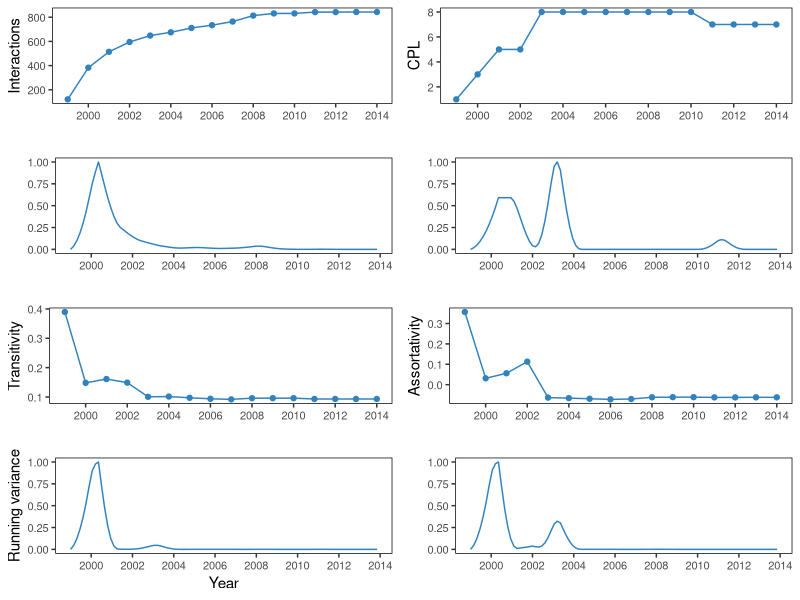

This figure's R source:
require(ggplot2)
require(reshape)
require(scales)

# setwd('../output')

multiplot <- function(..., plotlist=NULL, file, cols=1, layout=NULL) {
  require(grid)

  # Make a list from the ... arguments and plotlist
  plots <- c(list(...), plotlist)

  numPlots = length(plots)

  # If layout is NULL, then use 'cols' to determine layout
  if (is.null(layout)) {
    # Make the panel
    # ncol: Number of columns of plots
    # nrow: Number of rows needed, calculated from # of cols
    layout <- matrix(seq(1, cols * ceiling(numPlots/cols)),
                    ncol = cols, nrow = ceiling(numPlots/cols))
  }

 if (numPlots==1) {
    print(plots[[1]])

  } else {
    # Set up the page
    grid.newpage()
    pushViewport(viewport(layout = grid.layout(nrow(layout), ncol(layout))))

    # Make each plot, in the correct location
    for (i in 1:numPlots) {
      # Get the i,j matrix positions of the regions that contain this subplot
      matchidx <- as.data.frame(which(layout == i, arr.ind = TRUE))

      print(plots[[i]], vp = viewport(layout.pos.row = matchidx$row,
                                      layout.pos.col = matchidx$col))
    }
  }
}

network_stats_single_plot <- function (stats) {
	
	measure=names(stats)[2]
	stat_plot = ggplot(data=stats,aes_string(x="Year",y=measure)) + geom_line(aes(),colour="#3182BD") + 
	geom_point(aes(),colour="#3182BD")+theme(panel.border=element_rect(colour="black",fill=NA),panel.grid.minor=element_blank(),
	panel.grid.major=element_blank(),panel.background=element_blank(),legend.position="none",
	axis.text=element_text(size=8)) + xlab("")+ scale_x_continuous(breaks=seq(2000,2014,2))

	return(stat_plot)

	}


running_variance_plot <- function (stats) {
	
	measure=names(stats)[2]
	stat_plot = ggplot(data=stats,aes_string(x="Year",y=measure)) + geom_line(aes(),colour="#3182BD")+theme(panel.border=element_rect(colour="black",fill=NA),panel.grid.minor=element_blank(),
	panel.grid.major=element_blank(),panel.background=element_blank(),legend.position="none",
	axis.text=element_text(size=8)) + xlab("") + ylab("") + scale_x_continuous(breaks=seq(2000,2014,2))

	return(stat_plot)

	}


normalize_column <- function (x) {
	(x - min(x, na.rm=TRUE))/(max(x,na.rm=TRUE) - min(x, na.rm=TRUE))
	}



normalize_df <- function (data_file,cols=c(1,len(data_file))) {
	
	 for (i in cols[1]:cols[2]) {
	 	data_file[,i]=normalize_column(data_file[,i])
	 	}
	 
	 return (data_file)
	 }
	


topology_measures=read.table("summary_cocomplex_largest_component.txt",header=T)
running_variances=read.table("running_variance_binary_largest_component.txt",header=T)
norm_rv=normalize_df(running_variances,c(2,5))



interactions <- topology_measures[1:2]
transitivity = cbind(topology_measures[1], topology_measures[3])
cpl = cbind(topology_measures[1], topology_measures[4])
assortativity = cbind(topology_measures[1], topology_measures[5])

int_plot=network_stats_single_plot(interactions)
trans_plot=network_stats_single_plot(transitivity)
cpl_plot=network_stats_single_plot(cpl)
assort_plot=network_stats_single_plot(assortativity)


interactions_var <- norm_rv[1:2]
transitivity_var = cbind(norm_rv[1], norm_rv[3])
cpl_var = cbind(norm_rv[1], norm_rv[4])
assortativity_var = cbind(norm_rv[1], norm_rv[5])

int_plot_var=running_variance_plot(interactions_var)
trans_plot_var= running_variance_plot(transitivity_var) + xlab("Year") + ylab("Running variance")
cpl_plot_var= running_variance_plot(cpl_var)
assort_plot_var= running_variance_plot(assortativity_var)

multiplot(int_plot, int_plot_var, trans_plot,  trans_plot_var, cpl_plot, cpl_plot_var, assort_plot,assort_plot_var,cols=2)
